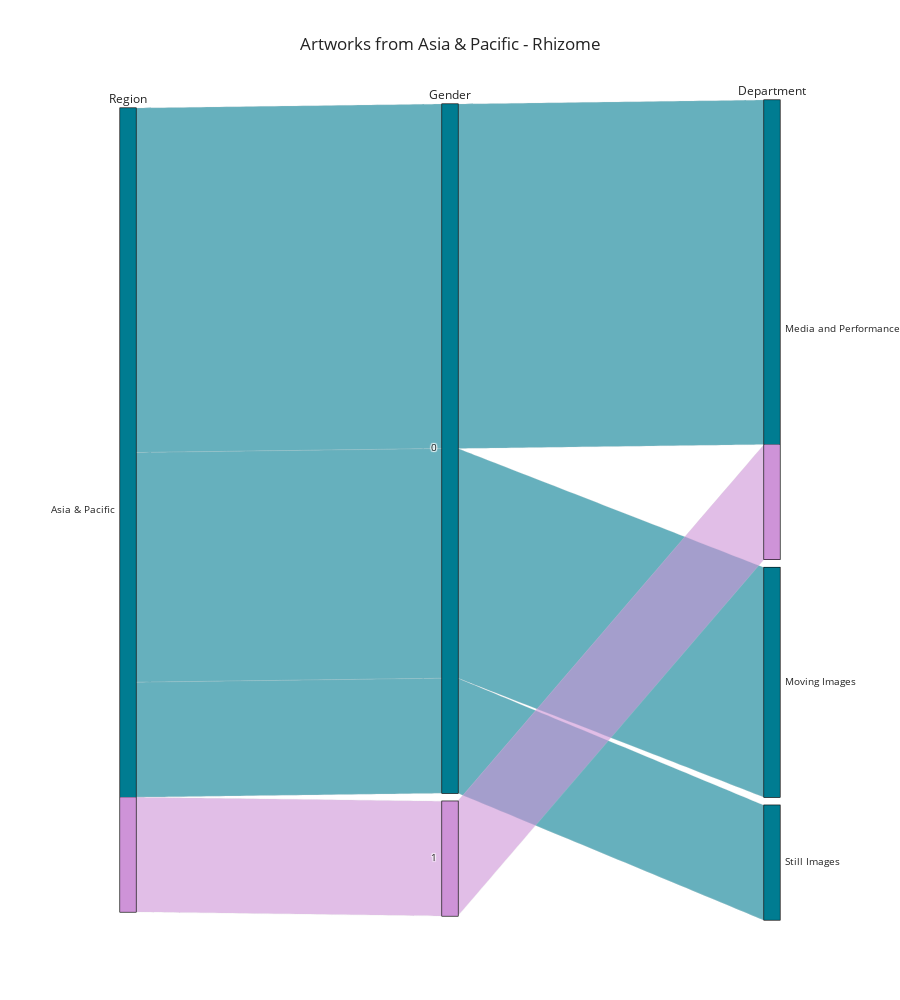

Notebook cell for this chart:
### Code cell
#RHZ // Sets - by region

rhz_only = moma_rhz_parallel_both.loc[moma_rhz_parallel_both['Source'] == 'Rhizome']
rhz_only = rhz_only.loc[rhz_only['Department'] != 'missing']
rhz_only = rhz_only.loc[rhz_only['Divide'] == 'Global South']
#create regions
rhz_only_asia = rhz_only.loc[rhz_only['Region'] == 'Asia & Pacific']
rhz_only_africa = rhz_only.loc[rhz_only['Region'] == 'Africa']
rhz_only_middle_east = rhz_only.loc[rhz_only['Region'] == 'Middle east']
rhz_only_latin = rhz_only.loc[rhz_only['Region'] == 'South/Latin America']

# Create dimensions

#nats
nat_dim_asia = go.parcats.Dimension(
    values=rhz_only_asia.Nation,
    categoryorder='category ascending', label="Nation"
)

nat_dim_africa = go.parcats.Dimension(
    values=rhz_only_africa.Nation,
    categoryorder='category ascending', label="Nation"
)

nat_dim_me = go.parcats.Dimension(
    values=rhz_only_middle_east.Nation,
    categoryorder='category ascending', label="Nation"
)

nat_dim_latin = go.parcats.Dimension(
    values=rhz_only_latin.Nation,
    categoryorder='category ascending', label="Nation"
)

#departments

dept_dim_asia = go.parcats.Dimension(values=rhz_only_asia.Department, label="Department")
dept_dim_africa = go.parcats.Dimension(values=rhz_only_africa.Department, label="Department")
dept_dim_me = go.parcats.Dimension(values=rhz_only_middle_east.Department, label="Department")
dept_dim_latin = go.parcats.Dimension(values=rhz_only_latin.Department, label="Department")

#genders

gender_dim_asia = go.parcats.Dimension(
    values=rhz_only_asia.Gender_ID, label="Gender", categoryarray=[0, 1, 2],
    ticktext=['Male', 'Female', 'Collectives']
)

gender_dim_africa = go.parcats.Dimension(
    values=rhz_only_africa.Gender_ID, label="Gender", categoryarray=[0, 1, 2],
    ticktext=['Male', 'Female', 'Collectives']
)

gender_dim_me = go.parcats.Dimension(
    values=rhz_only_middle_east.Gender_ID, label="Gender", categoryarray=[0, 1, 2],
    ticktext=['Male', 'Female', 'Collectives']
)

gender_dim_latin = go.parcats.Dimension(
    values=rhz_only_latin.Gender_ID, label="Gender", categoryarray=[0, 1, 2],
    ticktext=['Male', 'Female', 'Collectives']
)

# Create parcats trace
color_asia = rhz_only_asia.Gender_ID;
colorscale_asia = ['#007c91', '#ff5252', '#ce93d8'];

color_me = rhz_only_middle_east.Gender_ID;
colorscale_me = ['#007c91', '#ff5252', '#ce93d8'];

color_africa = rhz_only_africa.Gender_ID;
colorscale_africa = ['#007c91', '#ff5252', '#ce93d8'];

color_latin = rhz_only_latin.Gender_ID;
colorscale_latin = ['#007c91', '#ff5252', '#ce93d8'];


rhz_parallel_set_asia = go.Figure(data = [go.Parcats(dimensions=[nat_dim_asia, gender_dim_asia, dept_dim_asia], 
        line={'color': color_asia, 'colorscale': colorscale_asia},
        hoveron='color', hoverinfo='count',
        labelfont={'size': 12},
        tickfont={'size': 10},
        arrangement='freeform')])
rhz_parallel_set_asia.update_traces(dimensions=[{'categoryorder':'category ascending'}])
rhz_parallel_set_asia.update_layout(height=1000, title="Artworks from Asia & Pacific - Rhizome", title_x=0.5)

rhz_parallel_set_africa = go.Figure(data = [go.Parcats(dimensions=[nat_dim_africa, gender_dim_africa, dept_dim_africa], 
        line={'color': color_africa, 'colorscale': colorscale_africa},
        hoveron='color', hoverinfo='count',
        labelfont={'size': 12},
        tickfont={'size': 10},
        arrangement='freeform')])
rhz_parallel_set_africa.update_traces(dimensions=[{'categoryorder':'category ascending'}])
rhz_parallel_set_africa.update_layout(height=1000, title="Artworks from Africa - Rhizome", title_x=0.5)

rhz_parallel_set_me = go.Figure(data = [go.Parcats(dimensions=[nat_dim_me, gender_dim_me, dept_dim_me], 
        line={'color': color_me, 'colorscale': colorscale_me},
        hoveron='color', hoverinfo='count',
        labelfont={'size': 12},
        tickfont={'size': 10},
        arrangement='freeform')])
rhz_parallel_set_me.update_traces(dimensions=[{'categoryorder':'category ascending'}])
rhz_parallel_set_me.update_layout(height=1000, title="Artworks from the Middle east - Rhizome", title_x=0.5)

rhz_parallel_set_latin = go.Figure(data = [go.Parcats(dimensions=[nat_dim_latin, gender_dim_latin, dept_dim_latin], 
        line={'color': color_latin, 'colorscale': colorscale_latin},
        hoveron='color', hoverinfo='count',
        labelfont={'size': 12},
        tickfont={'size': 10},
        arrangement='freeform')])
rhz_parallel_set_latin.update_traces(dimensions=[{'categoryorder':'category ascending'}])
rhz_parallel_set_latin.update_layout(height=1000, title="Artworks from South/Latin America - Rhizome", title_x=0.5)

#create local copies
#north_south_nats.write_html(path+"Plotly_embeds/rhz_moma_north_south_bars_nats.html", include_plotlyjs='directory')
#rhz_parallel_set_2.write_html(path+"Plotly_embeds/parallel_test.html", include_plotlyjs='directory')

rhz_parallel_set_asia = go.FigureWidget(rhz_parallel_set_asia)
rhz_parallel_set_africa = go.FigureWidget(rhz_parallel_set_africa)
rhz_parallel_set_me = go.FigureWidget(rhz_parallel_set_me)
rhz_parallel_set_latin = go.FigureWidget(rhz_parallel_set_latin)
rhz_parallel_together = ipw.VBox([rhz_parallel_set_asia, rhz_parallel_set_africa, rhz_parallel_set_me, rhz_parallel_set_latin])
rhz_parallel_together

### Figure 1 — Plotly figure (JSON) as saved in the notebook; plotly's stock layout.template omitted (floating-point values rounded to 4 significant figures)
{"data": [{"arrangement": "freeform", "dimensions": [{"categoryorder": "category ascending", "label": "Region", "values": ["Asia & Pacific", "Asia & Pacific", "Asia & Pacific", "Asia & Pacific", "Asia & Pacific", "Asia & Pacific", "Asia & Pacific"]}, {"categoryarray": [0, 1, 2], "categoryorder": "category ascending", "label": "Gender", "ticktext": ["Male", "Female", "Collectives"], "values": [1, 0, 0, 0, 0, 0, 0]}, {"categoryorder": "category ascending", "label": "Department", "values": ["Media and Performance", "Moving Images", "Moving Images", "Media and Performance", "Media and Performance", "Still Images", "Media and Performance"]}], "hoverinfo": "count", "hoveron": "color", "labelfont": {"size": 12}, "line": {"color": [1, 0, 0, 0, 0, 0, 0], "colorscale": [[0, "#007c91"], [0.5, "#ff5252"], [1, "#ce93d8"]]}, "tickfont": {"size": 10}, "type": "parcats"}], "layout": {"height": 1000, "title": {"text": "Artworks from Asia & Pacific - Rhizome", "x": 0.5}}}
